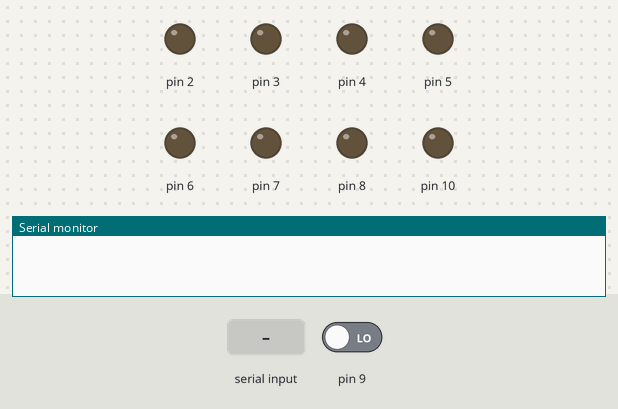
A sketch run on a simulated Arduino Uno, built with avr-gcc and run on an emulated ATmega328P. Shown: output pins drawn as LEDs (lit = HIGH), the last lines printed to the serial monitor. The test bench sets the inputs (shaded band); at power-on: pin 9 LOW.

Above: at 1.2 s.
1.3 s: "U\n" received over Serial
At 2.7 s:
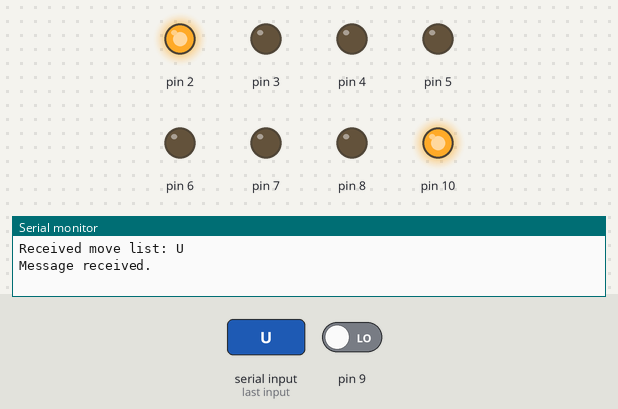
3.0 s: pin 9 driven HIGH
At 3.1 s:
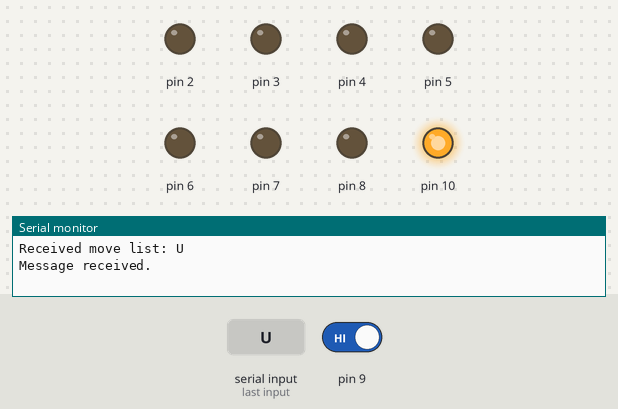
4.7 s: "L\n" received over Serial
6.2 s: pin 9 driven LOW
At 7.4 s:
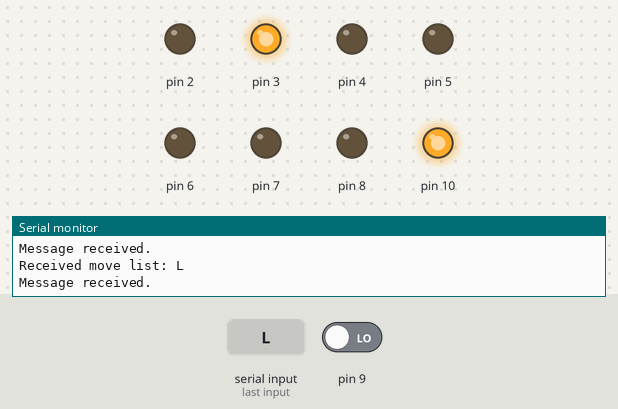
Timing chart, 0 to 8.7 s (numbered marks = the images above; inputs shaded):
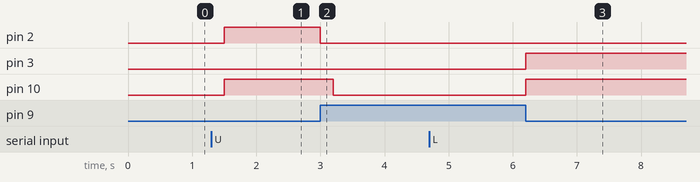

The sketch:

serial.ino
```cpp
String lastPayload = "";
char turnFace = '\0';
char turnDir = '\0';

void setup() {
  Serial.begin(9600);
  pinMode(2, OUTPUT);
  pinMode(3, OUTPUT);
  pinMode(4, OUTPUT);
  pinMode(5, OUTPUT);
  pinMode(6, OUTPUT);
  pinMode(7, OUTPUT);
  pinMode(8, OUTPUT);
  pinMode(9, INPUT);
  pinMode(10, OUTPUT);
}

void loop() {
  if (Serial.available() > 0) {
    String data = Serial.readStringUntil('\n');
    lastPayload = data;
    Serial.print("Received move list: ");
    Serial.println(data);
    Serial.print("Message received.\n");

    delay(200);

    for (unsigned int i = 0; i < data.length(); i = i + 3) {
      turnFace = data[i];
      turnDir = data[i + 1];

      while (digitalRead(9) == HIGH){}

      switch (turnFace){
        case 'U':
          digitalWrite(2, HIGH);
          break;
        case 'L':
          digitalWrite(3, HIGH);
          break;
        case 'F':
          digitalWrite(4, HIGH);
          break;
        case 'R':
          digitalWrite(5, HIGH);
          break;
        case 'B':
          digitalWrite(6, HIGH);
          break;
      }

      switch (turnDir){
        case '1':
          digitalWrite(7, HIGH);
          break;
        case '2':
          digitalWrite(7, HIGH);
          digitalWrite(8, HIGH);
          break;
        case 'P':
          digitalWrite(8, HIGH);
          break;
      }

      digitalWrite(10, HIGH);

      while (digitalRead(9) == LOW){}

      digitalWrite(2, LOW);
      digitalWrite(3, LOW);
      digitalWrite(4, LOW);
      digitalWrite(5, LOW);
      digitalWrite(6, LOW);
      digitalWrite(7, LOW);
      digitalWrite(8, LOW);
      digitalWrite(9, LOW);


      delay(200);
    }

    digitalWrite(10, LOW);
    Serial.print('\n');
    delay(500);
  }
}
```

Measured:
- after the input at 1.3 s, pin 2, pin 10: LOW → HIGH after 0.20 s
- after the input at 3.0 s, pin 2: HIGH → LOW at once; pin 10: HIGH → LOW after 0.20 s
- after the input at 6.2 s, pin 3, pin 10: LOW → HIGH at once
